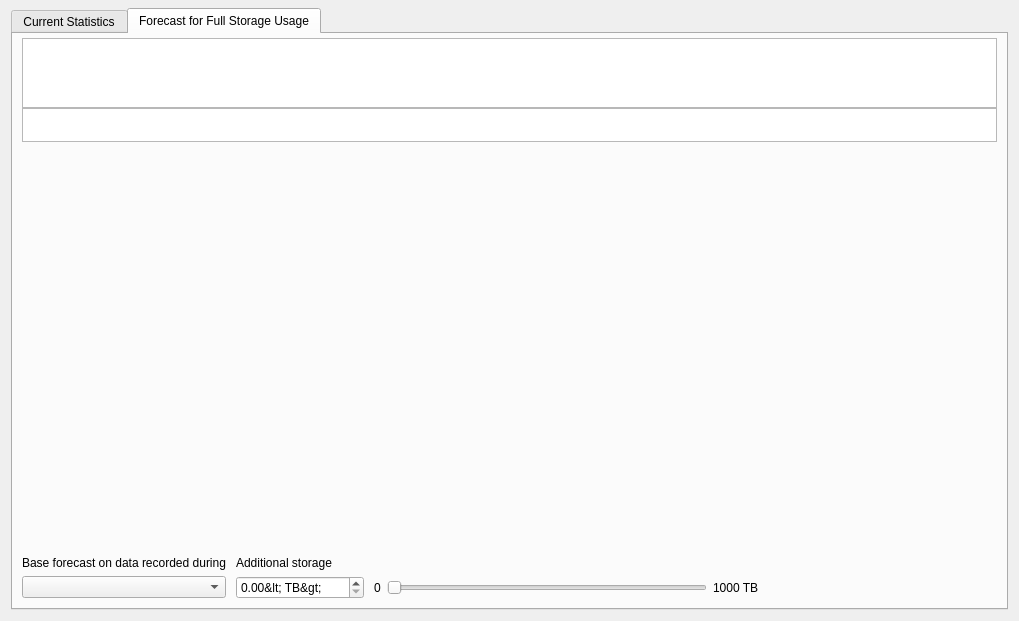
<?xml version="1.0" encoding="UTF-8"?>
<ui version="4.0">
 <class>StorageAnalyticsWidget</class>
 <widget class="QWidget" name="StorageAnalyticsWidget">
  <property name="geometry">
   <rect>
    <x>0</x>
    <y>0</y>
    <width>1019</width>
    <height>621</height>
   </rect>
  </property>
  <layout class="QVBoxLayout" name="verticalLayout" stretch="0">
   <property name="topMargin">
    <number>8</number>
   </property>
   <item>
    <widget class="QStackedWidget" name="stackedWidget">
     <property name="currentIndex">
      <number>0</number>
     </property>
     <widget class="QWidget" name="gridPage">
      <layout class="QVBoxLayout" name="verticalLayout_5">
       <property name="leftMargin">
        <number>0</number>
       </property>
       <property name="topMargin">
        <number>0</number>
       </property>
       <property name="rightMargin">
        <number>0</number>
       </property>
       <property name="bottomMargin">
        <number>0</number>
       </property>
       <item>
        <widget class="QTabWidget" name="tabWidget">
         <property name="currentIndex">
          <number>1</number>
         </property>
         <property name="documentMode">
          <bool>false</bool>
         </property>
         <widget class="QWidget" name="statsTab">
          <attribute name="title">
           <string>Current Statistics</string>
          </attribute>
          <layout class="QVBoxLayout" name="verticalLayout_4">
           <property name="spacing">
            <number>0</number>
           </property>
           <property name="topMargin">
            <number>4</number>
           </property>
           <item>
            <widget class="nx::vms::client::desktop::TableView" name="statsTable">
             <property name="sizePolicy">
              <sizepolicy hsizetype="Expanding" vsizetype="Preferred">
               <horstretch>0</horstretch>
               <verstretch>0</verstretch>
              </sizepolicy>
             </property>
             <property name="mouseTracking">
              <bool>true</bool>
             </property>
             <property name="contextMenuPolicy">
              <enum>Qt::CustomContextMenu</enum>
             </property>
             <property name="midLineWidth">
              <number>1</number>
             </property>
             <property name="horizontalScrollBarPolicy">
              <enum>Qt::ScrollBarAlwaysOff</enum>
             </property>
             <property name="sizeAdjustPolicy">
              <enum>QAbstractScrollArea::AdjustToContents</enum>
             </property>
             <property name="editTriggers">
              <set>QAbstractItemView::NoEditTriggers</set>
             </property>
             <property name="alternatingRowColors">
              <bool>false</bool>
             </property>
             <property name="selectionMode">
              <enum>QAbstractItemView::ExtendedSelection</enum>
             </property>
             <property name="selectionBehavior">
              <enum>QAbstractItemView::SelectRows</enum>
             </property>
             <property name="showGrid">
              <bool>false</bool>
             </property>
             <property name="sortingEnabled">
              <bool>true</bool>
             </property>
             <attribute name="verticalHeaderVisible">
              <bool>false</bool>
             </attribute>
             <attribute name="verticalHeaderShowSortIndicator" stdset="0">
              <bool>false</bool>
             </attribute>
             <attribute name="verticalHeaderStretchLastSection">
              <bool>false</bool>
             </attribute>
            </widget>
           </item>
           <item>
            <widget class="nx::vms::client::desktop::TableView" name="statsTotalsTable">
             <property name="sizePolicy">
              <sizepolicy hsizetype="Expanding" vsizetype="Expanding">
               <horstretch>0</horstretch>
               <verstretch>0</verstretch>
              </sizepolicy>
             </property>
             <property name="maximumSize">
              <size>
               <width>16777215</width>
               <height>34</height>
              </size>
             </property>
             <property name="mouseTracking">
              <bool>true</bool>
             </property>
             <property name="contextMenuPolicy">
              <enum>Qt::CustomContextMenu</enum>
             </property>
             <property name="frameShape">
              <enum>QFrame::StyledPanel</enum>
             </property>
             <property name="lineWidth">
              <number>1</number>
             </property>
             <property name="midLineWidth">
              <number>1</number>
             </property>
             <property name="horizontalScrollBarPolicy">
              <enum>Qt::ScrollBarAlwaysOff</enum>
             </property>
             <property name="sizeAdjustPolicy">
              <enum>QAbstractScrollArea::AdjustToContents</enum>
             </property>
             <property name="autoScroll">
              <bool>false</bool>
             </property>
             <property name="editTriggers">
              <set>QAbstractItemView::NoEditTriggers</set>
             </property>
             <property name="showDropIndicator" stdset="0">
              <bool>false</bool>
             </property>
             <property name="dragDropOverwriteMode">
              <bool>false</bool>
             </property>
             <property name="alternatingRowColors">
              <bool>false</bool>
             </property>
             <property name="selectionMode">
              <enum>QAbstractItemView::NoSelection</enum>
             </property>
             <property name="selectionBehavior">
              <enum>QAbstractItemView::SelectRows</enum>
             </property>
             <property name="showGrid">
              <bool>false</bool>
             </property>
             <property name="sortingEnabled">
              <bool>false</bool>
             </property>
             <property name="wordWrap">
              <bool>false</bool>
             </property>
             <property name="cornerButtonEnabled">
              <bool>false</bool>
             </property>
             <attribute name="horizontalHeaderVisible">
              <bool>false</bool>
             </attribute>
             <attribute name="horizontalHeaderHighlightSections">
              <bool>false</bool>
             </attribute>
             <attribute name="verticalHeaderVisible">
              <bool>false</bool>
             </attribute>
            </widget>
           </item>
           <item>
            <spacer name="verticalSpacer">
             <property name="orientation">
              <enum>Qt::Vertical</enum>
             </property>
             <property name="sizeHint" stdset="0">
              <size>
               <width>20</width>
               <height>0</height>
              </size>
             </property>
            </spacer>
           </item>
          </layout>
         </widget>
         <widget class="QWidget" name="forecastTab">
          <attribute name="title">
           <string>Forecast for Full Storage Usage</string>
          </attribute>
          <layout class="QVBoxLayout" name="verticalLayout_6" stretch="0,1,0">
           <property name="topMargin">
            <number>4</number>
           </property>
           <item>
            <layout class="QVBoxLayout" name="verticalLayout_3">
             <property name="spacing">
              <number>0</number>
             </property>
             <property name="sizeConstraint">
              <enum>QLayout::SetDefaultConstraint</enum>
             </property>
             <item>
              <widget class="nx::vms::client::desktop::TableView" name="forecastTable">
               <property name="sizePolicy">
                <sizepolicy hsizetype="Expanding" vsizetype="Preferred">
                 <horstretch>0</horstretch>
                 <verstretch>0</verstretch>
                </sizepolicy>
               </property>
               <property name="mouseTracking">
                <bool>true</bool>
               </property>
               <property name="contextMenuPolicy">
                <enum>Qt::CustomContextMenu</enum>
               </property>
               <property name="midLineWidth">
                <number>1</number>
               </property>
               <property name="horizontalScrollBarPolicy">
                <enum>Qt::ScrollBarAlwaysOff</enum>
               </property>
               <property name="sizeAdjustPolicy">
                <enum>QAbstractScrollArea::AdjustToContents</enum>
               </property>
               <property name="editTriggers">
                <set>QAbstractItemView::NoEditTriggers</set>
               </property>
               <property name="alternatingRowColors">
                <bool>false</bool>
               </property>
               <property name="selectionMode">
                <enum>QAbstractItemView::ExtendedSelection</enum>
               </property>
               <property name="selectionBehavior">
                <enum>QAbstractItemView::SelectRows</enum>
               </property>
               <property name="showGrid">
                <bool>false</bool>
               </property>
               <property name="sortingEnabled">
                <bool>true</bool>
               </property>
               <attribute name="verticalHeaderVisible">
                <bool>false</bool>
               </attribute>
               <attribute name="verticalHeaderShowSortIndicator" stdset="0">
                <bool>true</bool>
               </attribute>
               <attribute name="verticalHeaderStretchLastSection">
                <bool>false</bool>
               </attribute>
              </widget>
             </item>
             <item>
              <widget class="nx::vms::client::desktop::TableView" name="forecastTotalsTable">
               <property name="sizePolicy">
                <sizepolicy hsizetype="Expanding" vsizetype="Expanding">
                 <horstretch>0</horstretch>
                 <verstretch>0</verstretch>
                </sizepolicy>
               </property>
               <property name="maximumSize">
                <size>
                 <width>16777215</width>
                 <height>34</height>
                </size>
               </property>
               <property name="mouseTracking">
                <bool>true</bool>
               </property>
               <property name="contextMenuPolicy">
                <enum>Qt::CustomContextMenu</enum>
               </property>
               <property name="frameShape">
                <enum>QFrame::StyledPanel</enum>
               </property>
               <property name="lineWidth">
                <number>1</number>
               </property>
               <property name="midLineWidth">
                <number>1</number>
               </property>
               <property name="horizontalScrollBarPolicy">
                <enum>Qt::ScrollBarAlwaysOff</enum>
               </property>
               <property name="sizeAdjustPolicy">
                <enum>QAbstractScrollArea::AdjustToContents</enum>
               </property>
               <property name="autoScroll">
                <bool>false</bool>
               </property>
               <property name="editTriggers">
                <set>QAbstractItemView::NoEditTriggers</set>
               </property>
               <property name="showDropIndicator" stdset="0">
                <bool>false</bool>
               </property>
               <property name="dragDropOverwriteMode">
                <bool>false</bool>
               </property>
               <property name="alternatingRowColors">
                <bool>false</bool>
               </property>
               <property name="selectionMode">
                <enum>QAbstractItemView::NoSelection</enum>
               </property>
               <property name="selectionBehavior">
                <enum>QAbstractItemView::SelectRows</enum>
               </property>
               <property name="showGrid">
                <bool>false</bool>
               </property>
               <property name="sortingEnabled">
                <bool>false</bool>
               </property>
               <property name="wordWrap">
                <bool>false</bool>
               </property>
               <property name="cornerButtonEnabled">
                <bool>false</bool>
               </property>
               <attribute name="horizontalHeaderVisible">
                <bool>false</bool>
               </attribute>
               <attribute name="horizontalHeaderHighlightSections">
                <bool>false</bool>
               </attribute>
               <attribute name="verticalHeaderVisible">
                <bool>false</bool>
               </attribute>
              </widget>
             </item>
            </layout>
           </item>
           <item>
            <spacer name="verticalSpacer_2">
             <property name="orientation">
              <enum>Qt::Vertical</enum>
             </property>
             <property name="sizeHint" stdset="0">
              <size>
               <width>20</width>
               <height>0</height>
              </size>
             </property>
            </spacer>
           </item>
           <item>
            <layout class="QHBoxLayout" name="horizontalLayout_3">
             <item>
              <widget class="QWidget" name="forecastControlWidget" native="true">
               <layout class="QGridLayout" name="gridLayout_2" columnstretch="0,0,0,0,0,0,0">
                <property name="leftMargin">
                 <number>0</number>
                </property>
                <property name="topMargin">
                 <number>0</number>
                </property>
                <property name="rightMargin">
                 <number>0</number>
                </property>
                <property name="bottomMargin">
                 <number>0</number>
                </property>
                <item row="0" column="0">
                 <widget class="QLabel" name="label_3">
                  <property name="text">
                   <string>Base forecast on data recorded during</string>
                  </property>
                 </widget>
                </item>
                <item row="1" column="0">
                 <widget class="QComboBox" name="averagingPeriodCombobox"/>
                </item>
                <item row="1" column="6">
                 <widget class="QLabel" name="maxSizeLabel">
                  <property name="text">
                   <string notr="true">1000 TB</string>
                  </property>
                 </widget>
                </item>
                <item row="1" column="4">
                 <widget class="QLabel" name="label_2">
                  <property name="sizePolicy">
                   <sizepolicy hsizetype="Preferred" vsizetype="Preferred">
                    <horstretch>0</horstretch>
                    <verstretch>0</verstretch>
                   </sizepolicy>
                  </property>
                  <property name="text">
                   <string notr="true">0</string>
                  </property>
                 </widget>
                </item>
                <item row="1" column="5">
                 <widget class="QSlider" name="extraSpaceSlider">
                  <property name="sizePolicy">
                   <sizepolicy hsizetype="Fixed" vsizetype="Fixed">
                    <horstretch>0</horstretch>
                    <verstretch>0</verstretch>
                   </sizepolicy>
                  </property>
                  <property name="minimumSize">
                   <size>
                    <width>320</width>
                    <height>0</height>
                   </size>
                  </property>
                  <property name="maximumSize">
                   <size>
                    <width>320</width>
                    <height>16777215</height>
                   </size>
                  </property>
                  <property name="maximum">
                   <number>400</number>
                  </property>
                  <property name="pageStep">
                   <number>100</number>
                  </property>
                  <property name="tracking">
                   <bool>true</bool>
                  </property>
                  <property name="orientation">
                   <enum>Qt::Horizontal</enum>
                  </property>
                  <property name="tickPosition">
                   <enum>QSlider::NoTicks</enum>
                  </property>
                  <property name="tickInterval">
                   <number>100</number>
                  </property>
                 </widget>
                </item>
                <item row="0" column="2">
                 <widget class="QLabel" name="label">
                  <property name="text">
                   <string>Additional storage</string>
                  </property>
                 </widget>
                </item>
                <item row="1" column="1">
                 <spacer name="horizontalSpacer_3">
                  <property name="orientation">
                   <enum>Qt::Horizontal</enum>
                  </property>
                  <property name="sizeType">
                   <enum>QSizePolicy::Fixed</enum>
                  </property>
                  <property name="sizeHint" stdset="0">
                   <size>
                    <width>4</width>
                    <height>20</height>
                   </size>
                  </property>
                 </spacer>
                </item>
                <item row="1" column="2">
                 <widget class="QDoubleSpinBox" name="extraSizeSpinBox">
                  <property name="sizePolicy">
                   <sizepolicy hsizetype="Fixed" vsizetype="Fixed">
                    <horstretch>0</horstretch>
                    <verstretch>0</verstretch>
                   </sizepolicy>
                  </property>
                  <property name="suffix">
                   <string notr="true">&lt; TB&gt;</string>
                  </property>
                  <property name="maximum">
                   <double>1000.000000000000000</double>
                  </property>
                 </widget>
                </item>
                <item row="1" column="3">
                 <spacer name="horizontalSpacer_4">
                  <property name="orientation">
                   <enum>Qt::Horizontal</enum>
                  </property>
                  <property name="sizeType">
                   <enum>QSizePolicy::Fixed</enum>
                  </property>
                  <property name="sizeHint" stdset="0">
                   <size>
                    <width>4</width>
                    <height>20</height>
                   </size>
                  </property>
                 </spacer>
                </item>
               </layout>
              </widget>
             </item>
             <item>
              <spacer name="horizontalSpacer_2">
               <property name="orientation">
                <enum>Qt::Horizontal</enum>
               </property>
               <property name="sizeType">
                <enum>QSizePolicy::Expanding</enum>
               </property>
               <property name="sizeHint" stdset="0">
                <size>
                 <width>0</width>
                 <height>0</height>
                </size>
               </property>
              </spacer>
             </item>
            </layout>
           </item>
          </layout>
         </widget>
        </widget>
       </item>
      </layout>
     </widget>
     <widget class="QWidget" name="warnPage">
      <layout class="QVBoxLayout" name="verticalLayout_2">
       <item>
        <widget class="QLabel" name="warningLabel">
         <property name="text">
          <string>Server is offline. Statistics are not available.</string>
         </property>
         <property name="alignment">
          <set>Qt::AlignCenter</set>
         </property>
        </widget>
       </item>
      </layout>
     </widget>
    </widget>
   </item>
  </layout>
 </widget>
 <customwidgets>
  <customwidget>
   <class>nx::vms::client::desktop::TableView</class>
   <extends>QTableView</extends>
   <header location="global">nx/vms/client/desktop/common/widgets/table_view.h</header>
  </customwidget>
 </customwidgets>
 <resources/>
 <connections/>
</ui>
